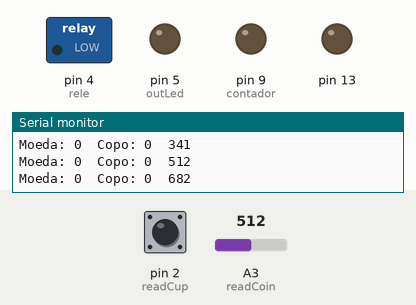
This sketch was run on a simulated Arduino Uno, built with avr-gcc and run on an emulated ATmega328P. Shown: switched loads named in the sketch (green lamp = pin HIGH), output pins drawn as LEDs (lit = HIGH), the last lines printed to the serial monitor. Dashed ring = blinking. The inputs (shaded band) are chosen by the test bench; at power-on: A3 (readCoin) = 512, pin 2 (readCup) LOW.

Above: at 1.2 s.
1.3 s: A3 (readCoin) set to 584
2.8 s: A3 (readCoin) set to 608
At 3.6 s:
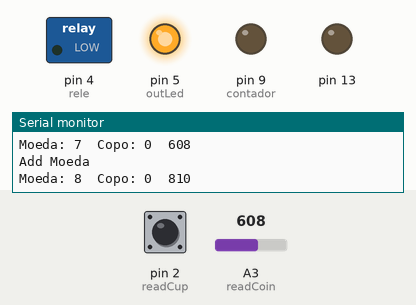
4.4 s: pin 2 (readCup) pulled HIGH for 0.15 s
At 5.2 s:
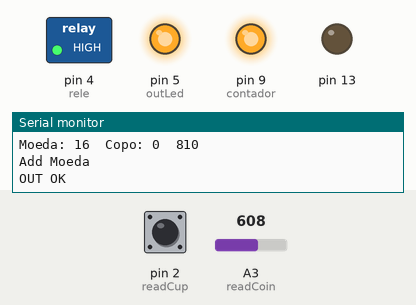
6.9 s: pin 2 (readCup) pulled HIGH for 1 s
At 8.6 s:
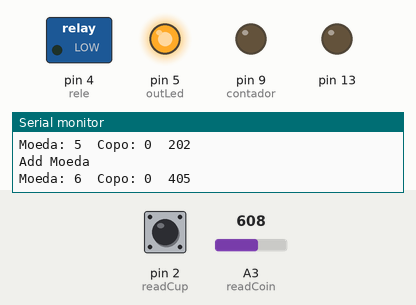
10.9 s: pin 2 (readCup) pulled HIGH for 3.2 s
At 12.7 s:
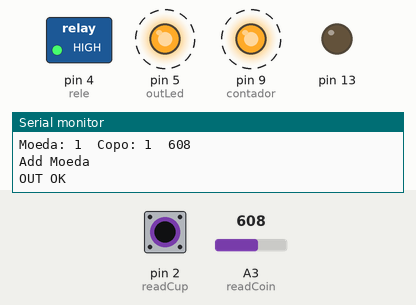
Timing chart, 0 to 16.1 s (numbered marks = the images above; inputs shaded):
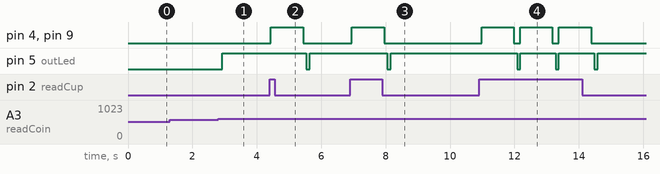

Measured:
- the behaviour switches between 599 and 600 on A3 (readCoin) (found by bisection; images 0 and 1)
- after the input at 2.8 s, pin 5 (outLed): LOW → HIGH after 0.12 s
- after the input at 4.4 s, pin 4 (rele), pin 9 (contador): LOW → HIGH at once, → LOW 1.0 s later; pin 5 (outLed): HIGH → LOW after 1.1 s, → HIGH 0.10 s later
- after the input at 6.9 s, pin 4 (rele), pin 9 (contador): LOW → HIGH after 0.05 s, → LOW 1.0 s later; pin 5 (outLed): HIGH → LOW after 1.2 s, → HIGH 0.10 s later
- after the input at 10.9 s, pin 4 (rele), pin 9 (contador): alternates HIGH for 1.0 s and LOW for 0.20 s, 6 changes in all, then stays LOW, starting after 0.08 s; pin 5 (outLed): alternates HIGH for 1.1 s and LOW for 0.10 s, 6 changes in all, then stays HIGH, starting after 1.2 s

The sketch:

Pinga04042017.ino
```cpp
#define rele 4
#define contador 9
#define readCoin 3
#define readCup 2
#define outLed 5
int i, cont, test, erro;
bool coin, cup;
void setup() {
  // put your setup code here, to run once:
  Serial.begin(9600);
  Serial.println("Iniciando");
  pinMode(readCup, INPUT);
  pinMode(13,OUTPUT);
  pinMode(contador,OUTPUT);
  pinMode(rele,OUTPUT);
  pinMode(outLed, OUTPUT);
}

void loop() {
  if ( erro < 900){
      if (analogRead(readCoin) >= 600){
        cont = cont + 1;
        Serial.println("Add Moeda");
      }

      if (cont >= 2){
        coin = true;
        digitalWrite(outLed, HIGH);
      }else{
        coin = false;
        digitalWrite(outLed, LOW);
      }
      if (digitalRead(readCup) == 1){
         cup = true;
      }else{
          cup = false;
      }
     if (analogRead(readCoin) < 700){
        if (coin == true){
          if (cup == true){
            Serial.println("OUT OK");
            digitalWrite(rele,HIGH);
            digitalWrite(contador,HIGH);
            delay(1000);
            digitalWrite(rele,LOW);
            digitalWrite(contador,LOW);
            cont = 0;
          }
        }
     }

     test = test + analogRead(readCoin);
     i = i + 1;
     erro = test/3;

      Serial.print("Moeda: ");
      Serial.print(cont);
      Serial.print("  Copo: ");
      Serial.print(cup);
      Serial.print("  ");
      Serial.println(erro);
      delay(100);
      if (i == 4){
        i = 0;
        test = 0;
      }
  }else{
    Serial.println(erro);
    if (analogRead(readCoin) < 600){
      erro = 0;
      cont = 0;
    }
  }
}
```
